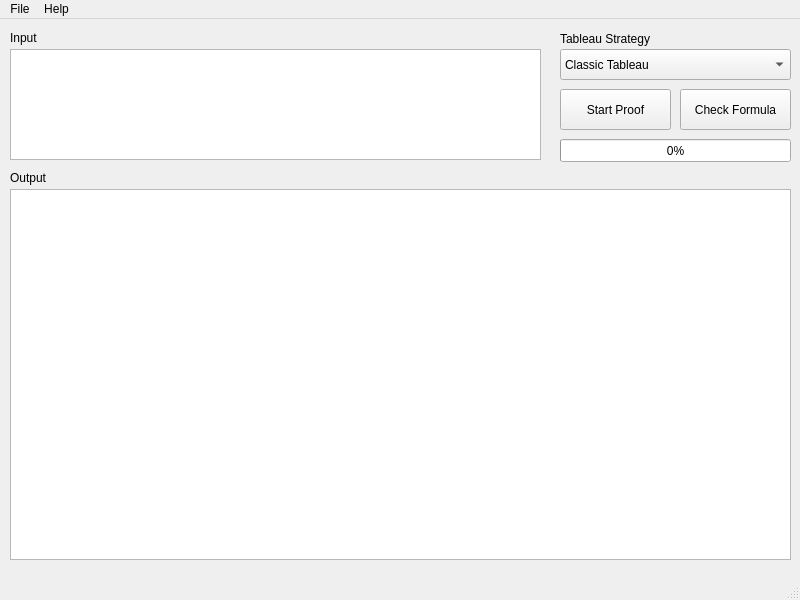
<?xml version="1.0" encoding="UTF-8"?>
<ui version="4.0">
 <class>MainWindow</class>
 <widget class="QMainWindow" name="MainWindow">
  <property name="geometry">
   <rect>
    <x>0</x>
    <y>0</y>
    <width>800</width>
    <height>600</height>
   </rect>
  </property>
  <property name="minimumSize">
   <size>
    <width>800</width>
    <height>600</height>
   </size>
  </property>
  <property name="maximumSize">
   <size>
    <width>800</width>
    <height>600</height>
   </size>
  </property>
  <property name="windowTitle">
   <string>TableauxProofTool</string>
  </property>
  <widget class="QWidget" name="centralwidget">
   <widget class="QPlainTextEdit" name="plainTextEdit">
    <property name="geometry">
     <rect>
      <x>10</x>
      <y>30</y>
      <width>531</width>
      <height>111</height>
     </rect>
    </property>
   </widget>
   <widget class="QComboBox" name="comboBox">
    <property name="geometry">
     <rect>
      <x>560</x>
      <y>30</y>
      <width>231</width>
      <height>31</height>
     </rect>
    </property>
    <item>
     <property name="text">
      <string>Classic Tableau</string>
     </property>
    </item>
    <item>
     <property name="text">
      <string>M-Tableau</string>
     </property>
    </item>
    <item>
     <property name="text">
      <string>L-Tableau</string>
     </property>
    </item>
    <item>
     <property name="text">
      <string>KE-Tableau</string>
     </property>
    </item>
   </widget>
   <widget class="QPushButton" name="pushButton">
    <property name="geometry">
     <rect>
      <x>560</x>
      <y>70</y>
      <width>111</width>
      <height>41</height>
     </rect>
    </property>
    <property name="text">
     <string>Start Proof</string>
    </property>
   </widget>
   <widget class="QLabel" name="label">
    <property name="geometry">
     <rect>
      <x>10</x>
      <y>10</y>
      <width>61</width>
      <height>18</height>
     </rect>
    </property>
    <property name="text">
     <string>Input</string>
    </property>
   </widget>
   <widget class="QLabel" name="label_3">
    <property name="geometry">
     <rect>
      <x>560</x>
      <y>10</y>
      <width>141</width>
      <height>20</height>
     </rect>
    </property>
    <property name="text">
     <string>Tableau Strategy</string>
    </property>
   </widget>
   <widget class="QTextBrowser" name="textBrowser">
    <property name="geometry">
     <rect>
      <x>10</x>
      <y>170</y>
      <width>781</width>
      <height>371</height>
     </rect>
    </property>
   </widget>
   <widget class="QPushButton" name="pushButton_2">
    <property name="geometry">
     <rect>
      <x>680</x>
      <y>70</y>
      <width>111</width>
      <height>41</height>
     </rect>
    </property>
    <property name="text">
     <string>Check Formula</string>
    </property>
   </widget>
   <widget class="QLabel" name="label_2">
    <property name="geometry">
     <rect>
      <x>10</x>
      <y>150</y>
      <width>61</width>
      <height>18</height>
     </rect>
    </property>
    <property name="text">
     <string>Output</string>
    </property>
   </widget>
   <widget class="QProgressBar" name="progressBar">
    <property name="geometry">
     <rect>
      <x>560</x>
      <y>120</y>
      <width>231</width>
      <height>23</height>
     </rect>
    </property>
    <property name="value">
     <number>0</number>
    </property>
   </widget>
  </widget>
  <widget class="QMenuBar" name="menubar">
   <property name="geometry">
    <rect>
     <x>0</x>
     <y>0</y>
     <width>800</width>
     <height>27</height>
    </rect>
   </property>
   <widget class="QMenu" name="menuFile">
    <property name="title">
     <string>File</string>
    </property>
    <addaction name="actionNew"/>
    <addaction name="actionOpen"/>
    <addaction name="separator"/>
    <addaction name="actionSave_input"/>
    <addaction name="actionSave_output"/>
    <addaction name="separator"/>
    <addaction name="actionClose"/>
   </widget>
   <widget class="QMenu" name="menuHelp">
    <property name="title">
     <string>Help</string>
    </property>
    <addaction name="actionTableauxProofTool_Help"/>
    <addaction name="separator"/>
    <addaction name="actionAbout"/>
   </widget>
   <addaction name="menuFile"/>
   <addaction name="menuHelp"/>
  </widget>
  <widget class="QStatusBar" name="statusbar"/>
  <action name="actionOpen">
   <property name="text">
    <string>Open</string>
   </property>
  </action>
  <action name="actionSave_input">
   <property name="text">
    <string>Save Input</string>
   </property>
  </action>
  <action name="actionTableauxProofTool_Help">
   <property name="text">
    <string>TableauxProofTool Help</string>
   </property>
  </action>
  <action name="actionAbout">
   <property name="text">
    <string>About</string>
   </property>
  </action>
  <action name="actionClose">
   <property name="text">
    <string>Quit</string>
   </property>
  </action>
  <action name="actionSave_output">
   <property name="text">
    <string>Save Output</string>
   </property>
  </action>
  <action name="actionNew">
   <property name="text">
    <string>New</string>
   </property>
  </action>
 </widget>
 <resources/>
 <connections/>
</ui>
